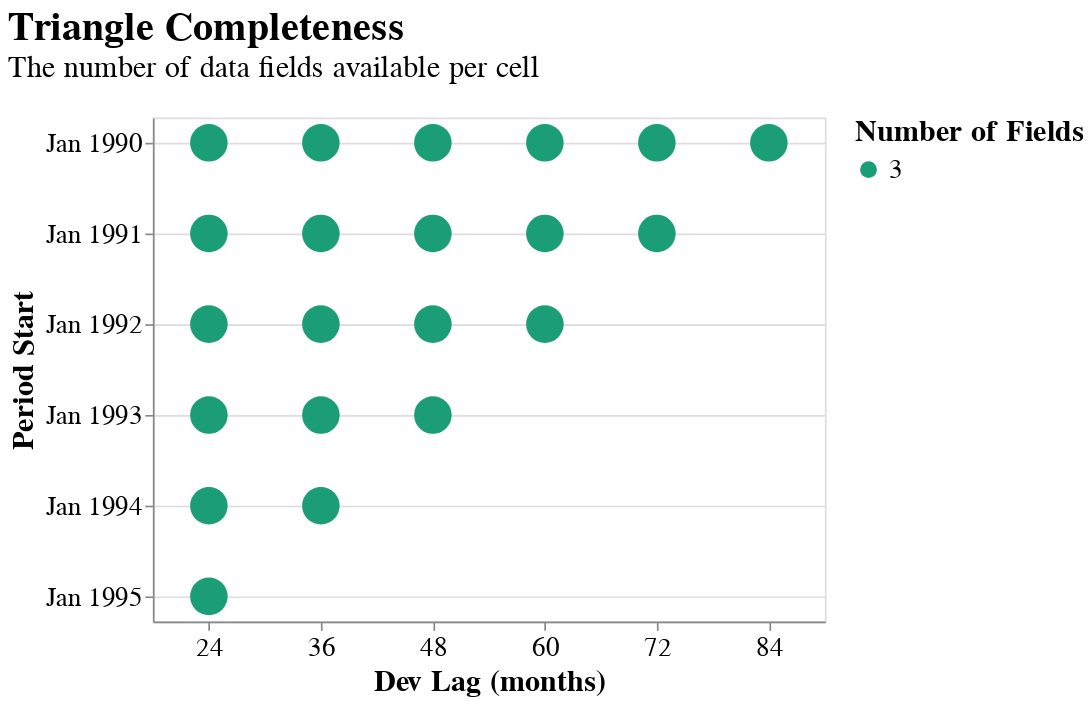

Write notebook code for a chart like this one.
### Code cell
odd_tri = meyers.clip(min_period=date(1990, 1, 1), max_eval=date(1997, 12, 31), min_dev=24)
odd_tri.plot_data_completeness()

### Figure 1 — Vega-Lite specification as saved in the notebook (floating-point values rounded to 4 significant figures)
{"autosize": {"contains": "content", "resize": true}, "config": {"style": {"group-title": {"fontSize": 24}, "group-subtitle": {"fontSize": 18}, "guide-label": {"fontSize": 16, "font": "sans-serif"}, "guide-title": {"fontSize": 18, "font": "sans-serif"}}, "mark": {"color": "#1f8fff"}, "title": {"anchor": "start", "offset": 20}, "legend": {"orient": "right", "titleAnchor": "start", "layout": {"direction": "vertical"}, "labelFontSize": 16.0, "titleFontSize": 18.0}, "axis": {"labelFontSize": 16.0, "titleFontSize": 18.0}}, "data": {"values": [{"period_start": "1990-01-01T00:00:00", "period_end": "1990-12-31T00:00:00", "evaluation_date": "1992-12-31T00:00:00", "dev_lag": 24.0, "Number of Fields": 3, "Fields": "Paid Loss ($2,830,000), Reported Loss ($3,488,000), Earned Premium ($5,454,000)"}, {"period_start": "1990-01-01T00:00:00", "period_end": "1990-12-31T00:00:00", "evaluation_date": "1993-12-31T00:00:00", "dev_lag": 36.0, "Number of Fields": 3, "Fields": "Paid Loss ($3,832,000), Reported Loss ($4,000,000), Earned Premium ($5,454,000)"}, {"period_start": "1990-01-01T00:00:00", "period_end": "1990-12-31T00:00:00", "evaluation_date": "1994-12-31T00:00:00", "dev_lag": 48.0, "Number of Fields": 3, "Fields": "Paid Loss ($4,039,000), Reported Loss ($4,105,000), Earned Premium ($5,454,000)"}, {"period_start": "1990-01-01T00:00:00", "period_end": "1990-12-31T00:00:00", "evaluation_date": "1995-12-31T00:00:00", "dev_lag": 60.0, "Number of Fields": 3, "Fields": "Paid Loss ($4,065,000), Reported Loss ($4,087,000), Earned Premium ($5,454,000)"}, {"period_start": "1990-01-01T00:00:00", "period_end": "1990-12-31T00:00:00", "evaluation_date": "1996-12-31T00:00:00", "dev_lag": 72.0, "Number of Fields": 3, "Fields": "Paid Loss ($4,102,000), Reported Loss ($4,112,000), Earned Premium ($5,454,000)"}, {"period_start": "1990-01-01T00:00:00", "period_end": "1990-12-31T00:00:00", "evaluation_date": "1997-12-31T00:00:00", "dev_lag": 84.0, "Number of Fields": 3, "Fields": "Paid Loss ($4,155,000), Reported Loss ($4,170,000), Earned Premium ($5,454,000)"}, {"period_start": "1991-01-01T00:00:00", "period_end": "1991-12-31T00:00:00", "evaluation_date": "1993-12-31T00:00:00", "dev_lag": 24.0, "Number of Fields": 3, "Fields": "Paid Loss ($3,169,000), Reported Loss ($3,713,000), Earned Premium ($5,165,000)"}, {"period_start": "1991-01-01T00:00:00", "period_end": "1991-12-31T00:00:00", "evaluation_date": "1994-12-31T00:00:00", "dev_lag": 36.0, "Number of Fields": 3, "Fields": "Paid Loss ($3,600,000), Reported Loss ($4,018,000), Earned Premium ($5,165,000)"}, {"period_start": "1991-01-01T00:00:00", "period_end": "1991-12-31T00:00:00", "evaluation_date": "1995-12-31T00:00:00", "dev_lag": 48.0, "Number of Fields": 3, "Fields": "Paid Loss ($3,900,000), Reported Loss ($4,295,000), Earned Premium ($5,165,000)"}, {"period_start": "1991-01-01T00:00:00", "period_end": "1991-12-31T00:00:00", "evaluation_date": "1996-12-31T00:00:00", "dev_lag": 60.0, "Number of Fields": 3, "Fields": "Paid Loss ($4,320,000), Reported Loss ($4,334,000), Earned Premium ($5,165,000)"}, {"period_start": "1991-01-01T00:00:00", "period_end": "1991-12-31T00:00:00", "evaluation_date": "1997-12-31T00:00:00", "dev_lag": 72.0, "Number of Fields": 3, "Fields": "Paid Loss ($4,332,000), Reported Loss ($4,343,000), Earned Premium ($5,165,000)"}, {"period_start": "1992-01-01T00:00:00", "period_end": "1992-12-31T00:00:00", "evaluation_date": "1994-12-31T00:00:00", "dev_lag": 24.0, "Number of Fields": 3, "Fields": "Paid Loss ($2,626,000), Reported Loss ($3,086,000), Earned Premium ($5,214,000)"}, {"period_start": "1992-01-01T00:00:00", "period_end": "1992-12-31T00:00:00", "evaluation_date": "1995-12-31T00:00:00", "dev_lag": 36.0, "Number of Fields": 3, "Fields": "Paid Loss ($3,332,000), Reported Loss ($3,493,000), Earned Premium ($5,214,000)"}, {"period_start": "1992-01-01T00:00:00", "period_end": "1992-12-31T00:00:00", "evaluation_date": "1996-12-31T00:00:00", "dev_lag": 48.0, "Number of Fields": 3, "Fields": "Paid Loss ($3,368,000), Reported Loss ($3,521,000), Earned Premium ($5,214,000)"}, {"period_start": "1992-01-01T00:00:00", "period_end": "1992-12-31T00:00:00", "evaluation_date": "1997-12-31T00:00:00", "dev_lag": 60.0, "Number of Fields": 3, "Fields": "Paid Loss ($3,491,000), Reported Loss ($3,563,000), Earned Premium ($5,214,000)"}, {"period_start": "1993-01-01T00:00:00", "period_end": "1993-12-31T00:00:00", "evaluation_date": "1995-12-31T00:00:00", "dev_lag": 24.0, "Number of Fields": 3, "Fields": "Paid Loss ($2,799,000), Reported Loss ($3,154,000), Earned Premium ($5,230,000)"}, {"period_start": "1993-01-01T00:00:00", "period_end": "1993-12-31T00:00:00", "evaluation_date": "1996-12-31T00:00:00", "dev_lag": 36.0, "Number of Fields": 3, "Fields": "Paid Loss ($2,996,000), Reported Loss ($3,204,000), Earned Premium ($5,230,000)"}, {"period_start": "1993-01-01T00:00:00", "period_end": "1993-12-31T00:00:00", "evaluation_date": "1997-12-31T00:00:00", "dev_lag": 48.0, "Number of Fields": 3, "Fields": "Paid Loss ($3,034,000), Reported Loss ($3,190,000), Earned Premium ($5,230,000)"}, {"period_start": "1994-01-01T00:00:00", "period_end": "1994-12-31T00:00:00", "evaluation_date": "1996-12-31T00:00:00", "dev_lag": 24.0, "Number of Fields": 3, "Fields": "Paid Loss ($3,945,000), Reported Loss ($4,841,000), Earned Premium ($4,992,000)"}, {"period_start": "1994-01-01T00:00:00", "period_end": "1994-12-31T00:00:00", "evaluation_date": "1997-12-31T00:00:00", "dev_lag": 36.0, "Number of Fields": 3, "Fields": "Paid Loss ($4,714,000), Reported Loss ($5,176,000), Earned Premium ($4,992,000)"}, {"period_start": "1995-01-01T00:00:00", "period_end": "1995-12-31T00:00:00", "evaluation_date": "1997-12-31T00:00:00", "dev_lag": 24.0, "Number of Fields": 3, "Fields": "Paid Loss ($2,607,000), Reported Loss ($3,382,000), Earned Premium ($5,466,000)"}]}, "mark": {"type": "circle", "opacity": 1, "size": 500.0}, "encoding": {"color": {"condition": {"param": "param_17", "field": "Number of Fields", "scale": {"scheme": "dark2"}, "type": "nominal"}, "value": "lightgray"}, "tooltip": [{"field": "period_start", "title": "Period Start", "type": "temporal"}, {"field": "period_end", "title": "Period End", "type": "temporal"}, {"field": "evaluation_date", "title": "Evaluation Date", "type": "temporal"}, {"field": "dev_lag", "title": "Dev Lag (months)", "type": "nominal"}, {"field": "Fields", "type": "nominal"}], "x": {"axis": {"labelAngle": 0}, "field": "dev_lag", "scale": {"zero": true}, "title": "Dev Lag (months)", "type": "nominal"}, "y": {"field": "period_start", "scale": {"padding": 15, "reverse": true}, "timeUnit": "yearmonth", "title": "Period Start", "type": "temporal"}}, "height": 300, "params": [{"name": "param_17", "select": {"type": "point"}}, {"name": "param_18", "select": {"type": "interval", "encodings": ["x", "y"]}, "bind": "scales"}], "title": {"text": "Triangle Completeness", "subtitle": "The number of data fields available per cell"}, "width": 400, "$schema": "https://vega.github.io/schema/vega-lite/v5.20.1.json"}
